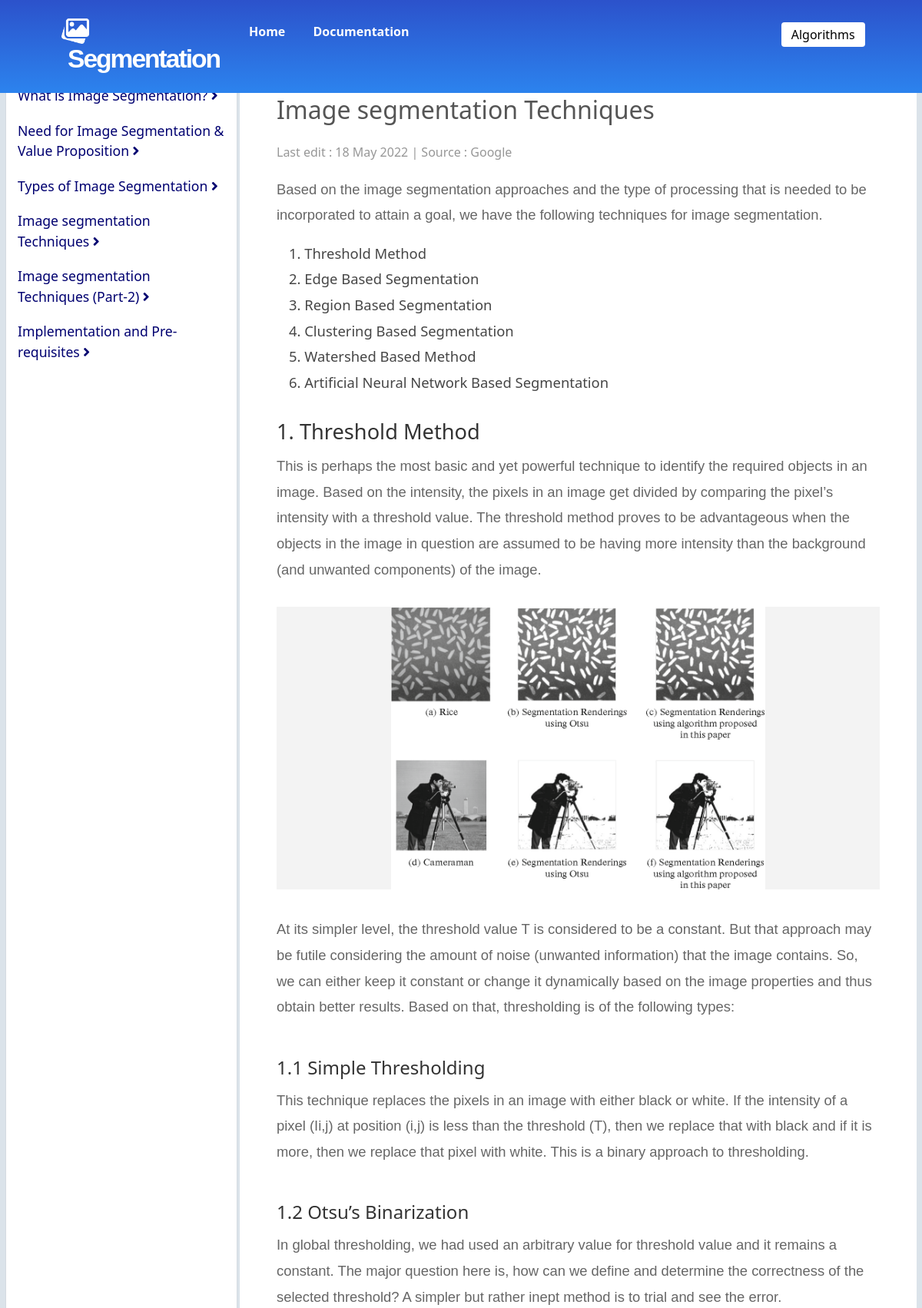
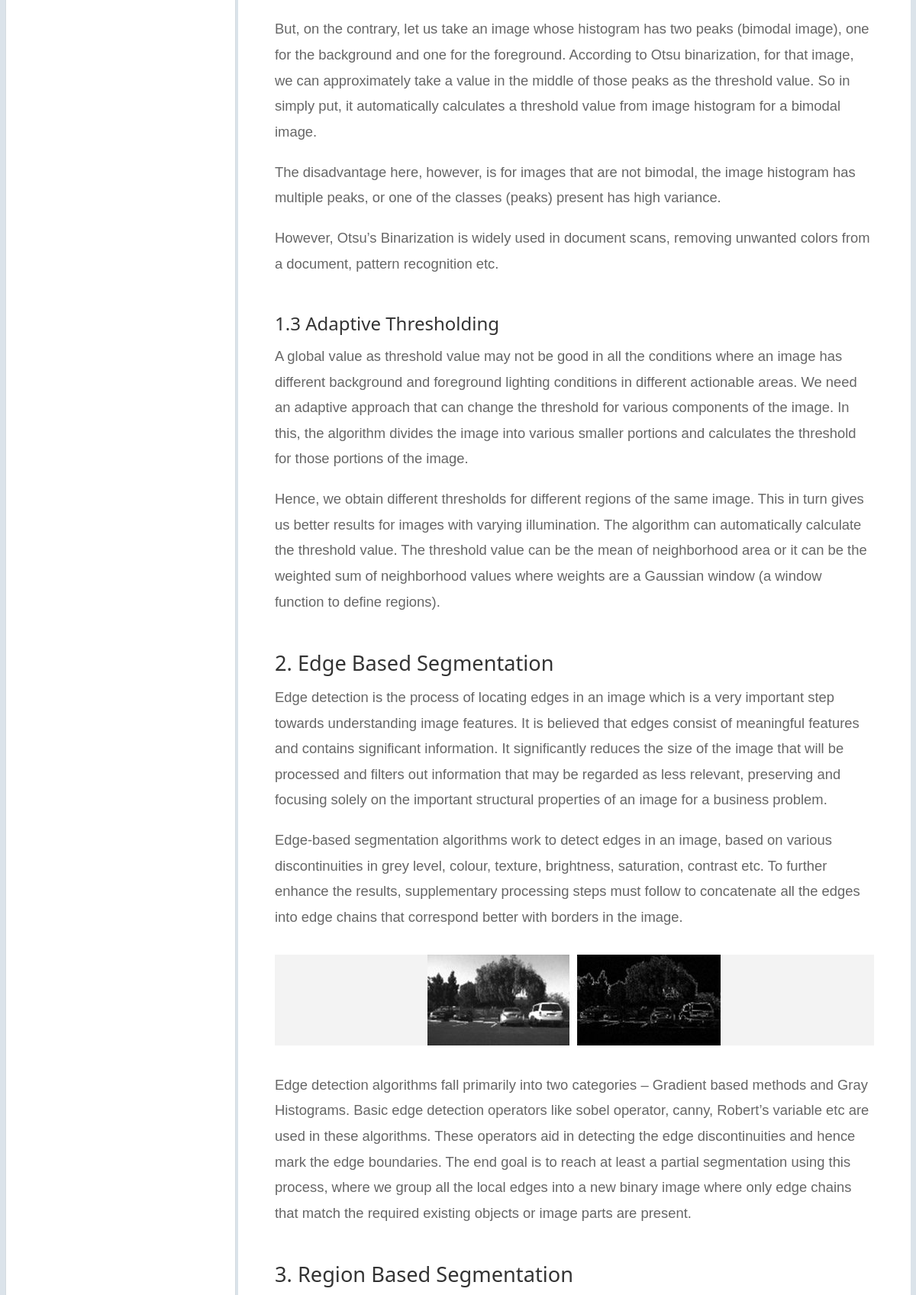
The page /Documentation?a=Article20220518060940Iue (upper part) on the database its author committed (2 pictures, top to bottom).
### app/models.py (models this page shows)
class Article(models.Model):
    data_id = models.AutoField
    heading = models.CharField(max_length=200)
    source = models.CharField(max_length=50)
    content = models.TextField()
    date = models.CharField(max_length=50)
    article_id = models.CharField(max_length=100)

### app/views.py (the view, shortened to what this page needs)
# urls.py: path('Documentation',views.documentation,name='documentation'),
def documentation(request):
    getData = list(Article.objects.values("heading","article_id"))
    if "a" in request.GET:
        articleNeed = request.GET["a"]
        getArticle = list(Article.objects.filter(article_id = articleNeed))
        if len(getArticle) == 0:
            return HttpResponse("There is no such article exist")
        getArticle = getArticle[0]
        Article_Heading = getArticle.heading
        x = getArticle.content
        src = getArticle.source
        Article_date = getArticle.date
        articleBody = decodeMytags(Article_Heading,x,src,Article_date,articleNeed)
        if "error" in articleBody.keys():
            return HttpResponse("There is some error in this article")
        articleBody["sideData"] = getData
        return render(request,"Documentation.html",articleBody)

### app/complex.py (called while the page is built)
def decodeDate(d):
    li = list(d.split("-"))
    monthNumber = int(li[1])
    monthList = ["January","February","March","April","May","June","July","August","September","October","November","December"]
    month = monthList[monthNumber-1]
    date = li[0]+" "+month+" "+li[2]
    return date

### Templates/Documentation.html (shortened to what this page needs)
{% load static %}
<!DOCTYPE html>
<html lang="en">
<head>
    <link rel="stylesheet" href="https://cdnjs.cloudflare.com/ajax/libs/font-awesome/5.15.4/css/all.min.css" />
    <link href="https://cdn.jsdelivr.net/npm/bootstrap@5.1.3/dist/css/bootstrap.min.css" rel="stylesheet">
    <link rel="stylesheet" type="text/css" href="{% static 'index.css' %}" media="screen" />
    <link rel="stylesheet" type="text/css" href="{% static 'docs.css' %}" media="screen" />
</head>
<body>
    <div class="top-div">
        <header class="header-main">
            <div class="left-for-logo">
                <img src="{% static 'image-gallery.png' %}" alt="image-segmentation" class="logo" />
                <h2 class="brand-name">Segmentation</h2>
            </div>
            <div class="right-for-btns">
                <div class="left-inner-btns">
                    <a href="Home" class="header-links">Home</a>
                    <a href="/Documentation" class="header-links">Documentation</a>
                </div>
                <div class="right-inner-btns">
                    <a href="" class="btn header-links-type2">Algorithms</a>
                </div>
            </div>
        </header>
    </div>
    <div class="left-sidebar">
        <div class="inner-sidebar">
            {% for data in sideData %}
                <a href="/Documentation?a={{data.article_id}}" class="sidebar-btns"> {{data.heading}} <i class="fas fa-angle-right"></i></a>
            {% endfor %}
        </div>
    </div>
    <div class="body-div">
        <div class="main-content-div">
            <div class="content-container">
                {{Content}}
            </div>
        </div>
    </div>
</body>
</html>

### Templates/css/index.css (style rules this page uses)
.top-div { height: auto; background: linear-gradient(#2c52cb,#2c83ee); padding-bottom: 3.5rem; }
.header-main { padding: 1rem; padding-top: 0.6rem; }
.left-for-logo { float: left; height: auto; width: 25%; padding-left: 4rem; }
.right-for-btns { float: left; height: auto; width: 70%; padding-top: 0.5rem; }
.logo { width: 2.25rem; height:2.25rem; display: block; float: left; }
.brand-name { font-size: 2.1rem; color: #fff; display: block; float: left; font-weight: 600; padding-left: 0.5rem; letter-spacing: -2px; font-family:Arial, Helvetica, sans-serif; }
a { text-decoration: none; }
.header-links { color:#fff; font-weight: 600; transition: 0.25s ease-in-out; cursor: pointer; margin-right: 1rem; margin-left: 1rem; }
.left-inner-btns { float: left; }
.right-inner-btns { float: right; }
.header-links-type2 { background-color: #fff; color: #000; padding-top: 3px; font-weight: 500; padding-bottom: 3px; transition: 0.4s ease-in-out; }

### Templates/css/docs.css (style rules this page uses)
body { margin: 0; background-color: #f1f3f6; }
.top-div { padding-bottom: 0; padding-top: 0.7rem; position: fixed; width: 100%; top: 0; left: 0; z-index: 18; }
.header-main { height: auto; }
.left-sidebar { z-index:0 ; width: 25%; left: 0; position: fixed; height: 80vh; margin-top: 5.75rem; margin-left: 0.5rem; background-color: rgb(255, 255, 255); box-shadow: 0px 0px 1px rgb(184, 184, 184); }
.inner-sidebar { width: 100%; height: 90%; overflow-y: auto; scrollbar-width: none;padding-bottom: 5rem; }
.sidebar-btns { display: block; font-size: 1.1rem; width: fit-content; margin-left: 5%; margin-right: 5%; margin-top: 1.2rem; margin-bottom:1.2rem; font-weight: 500; color: rgb(0, 0, 112); transition: 0.3s ease-in-out; }
.body-div { height: 100vh; width: 100vw; overflow-y: auto; background-color: #f1f3f6; background-color:rgb(219, 227, 234); padding-left: 26%; padding-top: 5.75rem; scrollbar-width: none; }
.main-content-div { background-color: #fff; height: 99%; width: 99.2%; overflow-y: auto; }
.content-container { width: 100%; height: auto; padding-left: 3rem; padding-right: 3rem; padding-bottom: 5rem; }
.main-content-heading { width: 90%; padding-top:2rem; font-size: 2rem; color: #555; }
.content-label { display: block; padding-top: 1rem; padding-bottom: 1rem; color: #979797; }
.main-content-para { width: 100%; padding-top: 0.2rem; font-size: 1.15rem; line-height: 2.1rem; color: #666; font-family: 'Lucida Sans', 'Lucida Sans Regular', 'Lucida Grande', 'Lucida Sans Unicode', Geneva, Verdana, sans-serif; }
.sub-heading-1 { width: 90%; padding-top:2rem; font-size: 1.7rem; color: #333; }
.points-1 { width: 90%; padding-left: 1rem; font-size: 1.15rem; line-height: 2.1rem; color: rgb(70, 70, 70); font-family:'Segoe UI', Tahoma, Geneva, Verdana, sans-serif; display: block; }
.sub-heading-2 { width: 90%; padding-top:2rem; font-size: 1.5rem; color: #333; }
.for-article-img { background-color: #f3f3f3; margin-top: 2rem; width: 100%; margin-bottom: 2rem; display: block; height: auto; }
.article-img { max-width: 90%; max-height: 23rem; display: block; margin: 0 auto; }

### rows shown on the page
Article: heading "Image segmentation Techniques Last edit : 18 May 2022 | Source : Google Based on the image segmentation approaches and the type of processing that is needed to be incorporated to attain a goal, we have the following techniques for image segmentation. 1. Threshold Method 2. Edge Based Segmentation 3. Region Based Segmentation 4. Clustering Based Segmentation 5. Watershed Based Method 6. Artificial Neural Network Based Segmentation 1. Threshold Method This is perhaps the most basic and yet powerful technique to identify the required objects in an image. Based on the intensity, the pixels in an image get divided by comparing the pixel’s intensity with a threshold value. The threshold method…", heading (picture)

### other values the page prints
{{ data.heading }} "What is Image Segmentation?" "Need for Image Segmentation & Value Proposition" "Types of Image Segmentation" "Image segmentation Techniques" "Image segmentation Techniques (Part-2)" "Implementation and Pre-requisites"
